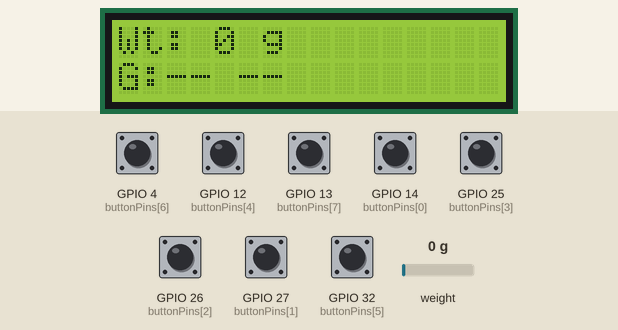
Simulated run of this sketch. Board: ESP32. Parts: 16×2 character LCD. The test bench sets the inputs (shaded band); at power-on: GPIO 4 (buttonPins[6]), GPIO 12 (buttonPins[4]), GPIO 13 (buttonPins[7]), GPIO 14 (buttonPins[0]), GPIO 25 (buttonPins[3]), GPIO 26 (buttonPins[2]), GPIO 27 (buttonPins[1]), GPIO 32 (buttonPins[5]) HIGH, weight on the scale 0 g. WiFi joins after 1.5 s; servers stay silent unless stated; what the sketch prints to the serial monitor is not drawn.

Above: at 6.9 s.
7.0 s: GPIO 12 (buttonPins[4]) pulled LOW for 0.15 s
At 7.7 s:
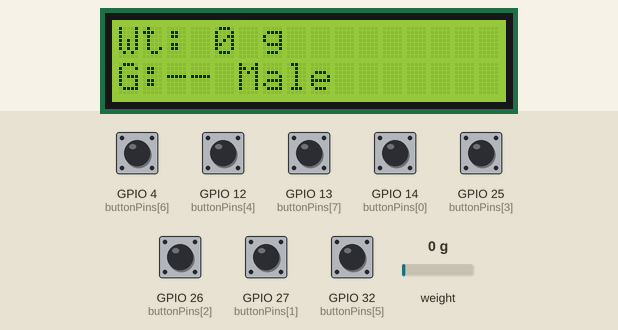
8.6 s: GPIO 13 (buttonPins[7]) pulled LOW for 0.15 s
At 8.9 s:
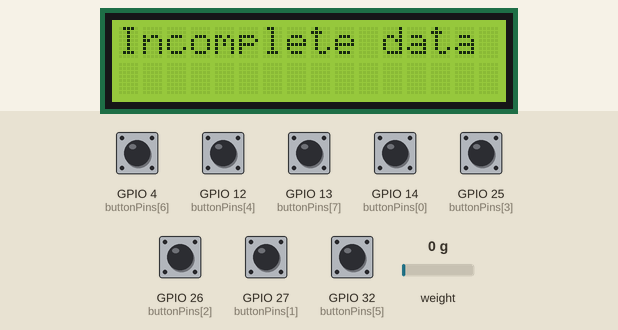
11.7 s: GPIO 14 (buttonPins[0]) pulled LOW for 0.15 s
At 13.1 s:
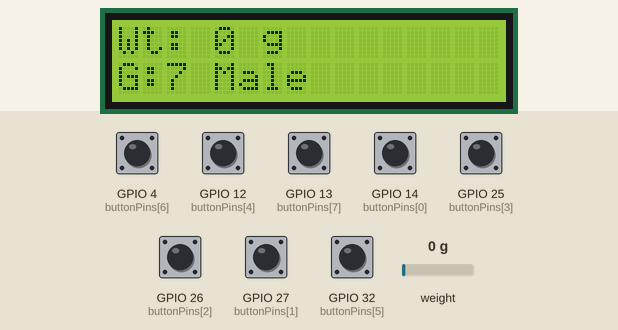
14.8 s: GPIO 4 (buttonPins[6]) pulled LOW for 0.15 s
At 15.9 s:
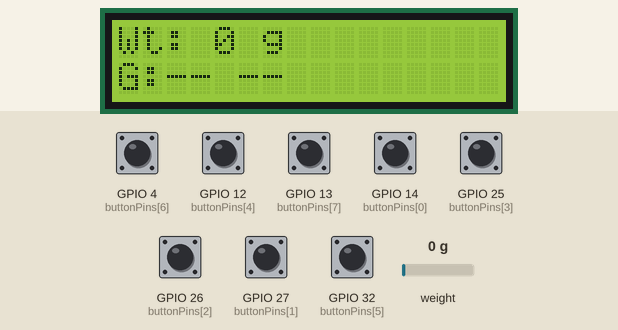
17.9 s: GPIO 32 (buttonPins[5]) pulled LOW for 0.15 s
At 18.9 s:
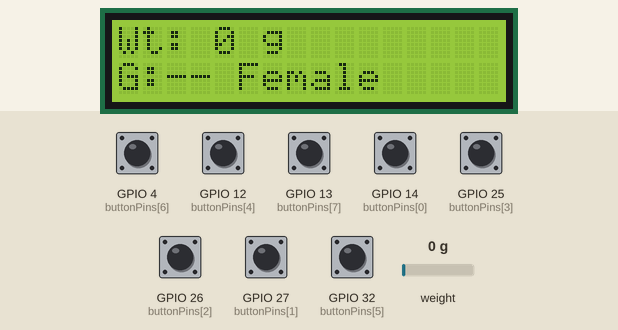
19.5 s: weight on the scale set to 100 g
At 20.5 s:
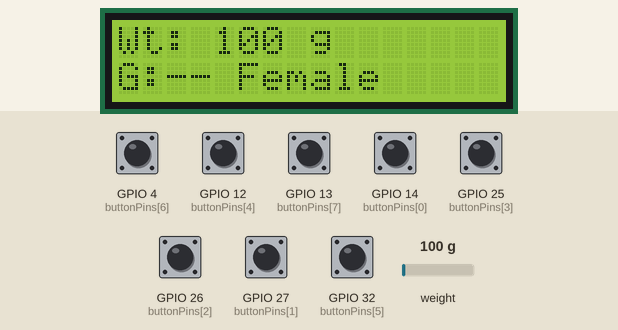
Timing chart, 0 to 22.5 s (numbered marks = the images above; inputs shaded):
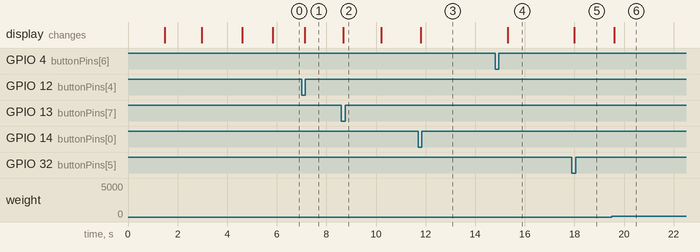

The sketch:

Hardware_Code.ino
```cpp
#include <HX711_ADC.h>
#include <Wire.h>
#include <LiquidCrystal_I2C.h>
#include <TinyGPS++.h>          // still included if you later add GPS
#include <WiFi.h>
#include <HTTPClient.h>
#include <ArduinoJson.h>        // for parsing server JSON

// WiFi credentials
const char* ssid = "Jb";
const char* password = "17429146";

// Server URL
const char* serverURL = "http://192.168.0.104/esp32/add_newborn.php";

// HX711 pins
#define HX711_DOUT 19
#define HX711_SCK  18

// Buttons: 1-4 gestation, 5 male, 6 female, 7 reset, 8 send
const int buttonPins[8] = {14, 27, 26, 25, 12, 32, 4, 13};

// Debounce
const unsigned long debounceDelay = 50;

// (Optional) GPS pins (not used now but kept for later)
#define GPS_RX 16
#define GPS_TX 17

// Hardware
HX711_ADC LoadCell(HX711_DOUT, HX711_SCK);
LiquidCrystal_I2C lcd(0x27, 16, 2);
TinyGPSPlus gps;
HardwareSerial SerialGPS(2);

// Debounce state
bool buttonState[8];
bool lastButtonState[8];
unsigned long lastDebounceTime[8];

// Data
float weight = 0.0;
int gestation = 0;
String gender = "";

// Gestation labels shown on LCD: 7,8,9,10
const char* gestationLabels[4] = {"7", "8", "9", "10"};

// Forward decl
void sendData();
String sendDataToServer(const String& jsonPayload);
void connectWiFi();
void handleButtonPress(int buttonNum);
String getDummyLocation() { return "Bashundhara, Dhaka, Bangladesh"; }

void setup() {
  Serial.begin(115200);
  SerialGPS.begin(9600, SERIAL_8N1, GPS_RX, GPS_TX);

  for (int i = 0; i < 8; i++) {
    pinMode(buttonPins[i], INPUT_PULLUP);
    buttonState[i] = HIGH;
    lastButtonState[i] = HIGH;
    lastDebounceTime[i] = 0;
  }

  LoadCell.begin();
  LoadCell.start(1000);
  LoadCell.setCalFactor(98.0);  // your calibration

  lcd.init();
  lcd.backlight();
  lcd.clear();
  lcd.setCursor(0,0); lcd.print("Starting...");
  delay(1500);
  lcd.clear();

  connectWiFi();
  lcd.setCursor(0,0); lcd.print("WiFi Connected");
  delay(1200);
  lcd.clear();
}

void loop() {
  // Update weight
  LoadCell.update();
  weight = LoadCell.getData();
  if (weight < 0) weight = 0;

  // Buttons (debounced)
  for (int i = 0; i < 8; i++) {
    int reading = digitalRead(buttonPins[i]);
    if (reading != lastButtonState[i]) {
      lastDebounceTime[i] = millis();
    }
    if ((millis() - lastDebounceTime[i]) > debounceDelay) {
      if (reading != buttonState[i]) {
        buttonState[i] = reading;
        if (buttonState[i] == LOW) {
          handleButtonPress(i + 1);
        }
      }
    }
    lastButtonState[i] = reading;
  }

  // LCD: weight on top
  lcd.setCursor(0, 0);
  lcd.print("Wt:            ");
  if (weight < 1000) {
    lcd.setCursor(4, 0);
    lcd.print(weight, 0); lcd.print(" g");
  } else {
    float kg = weight / 1000.0;
    lcd.setCursor(4, 0);
    lcd.print(kg, 2); lcd.print(" kg");
  }

  // LCD: gestation + gender on bottom
  lcd.setCursor(0, 1);
  lcd.print("G:");
  if (gestation >= 1 && gestation <= 4) lcd.print(gestationLabels[gestation - 1]);
  else lcd.print("--");
  lcd.print(" ");
  if (gender.length()) lcd.print(gender);
  else lcd.print("--");
  lcd.print("    ");
}

void handleButtonPress(int buttonNum) {
  switch (buttonNum) {
    case 1: case 2: case 3: case 4:
      gestation = buttonNum;
      Serial.print("Gestation set to: ");
      Serial.println(gestationLabels[gestation - 1]);
      break;
    case 5:
      gender = "Male";
      Serial.println("Gender set to Male");
      break;
    case 6:
      gender = "Female";
      Serial.println("Gender set to Female");
      break;
    case 7: // Reset
      gestation = 0;
      gender = "";
      LoadCell.tare();
      Serial.println("Reset: cleared selections & tared");
      break;
    case 8: // Send
      sendData();
      break;
  }
}

void connectWiFi() {
  if (WiFi.status() == WL_CONNECTED) return;
  Serial.print("Connecting to WiFi");
  WiFi.begin(ssid, password);
  while (WiFi.status() != WL_CONNECTED) {
    delay(400);
    Serial.print(".");
  }
  Serial.println(" connected");
}

String sendDataToServer(const String& jsonPayload) {
  if (WiFi.status() != WL_CONNECTED) connectWiFi();

  HTTPClient http;
  http.begin(serverURL);
  http.addHeader("Content-Type", "application/json");
  int code = http.POST(jsonPayload);

  String resp = "";
  if (code > 0) {
    resp = http.getString();
    Serial.print("Server response: ");
    Serial.println(resp);
  } else {
    Serial.print("HTTP error: ");
    Serial.println(code);
  }
  http.end();
  return resp;
}

void sendData() {
  if (weight <= 0 || gestation == 0 || gender == "") {
    Serial.println("Incomplete data! Cannot send.");
    lcd.clear();
    lcd.setCursor(0,0); lcd.print("Incomplete data");
    delay(1500);
    lcd.clear();
    return;
  }

  String location = getDummyLocation();

  // Build JSON payload
  String json = "{";
  json += "\"weight\":" + String(weight, 2) + ",";
  json += "\"gestation\":\"" + String(gestationLabels[gestation - 1]) + "\",";
  json += "\"gender\":\"" + gender + "\",";
  json += "\"location\":\"" + location + "\"";
  json += "}";

  Serial.print("Sending: "); Serial.println(json);

  String resp = sendDataToServer(json);

  // Parse JSON: {"status":"success","reg_number":"12345678901234567"}
  StaticJsonDocument<256> doc;
  DeserializationError err = deserializeJson(doc, resp);

  lcd.clear();
  if (!err && doc["status"] == "success" && doc["reg_number"].is<const char*>()) {
    String reg = doc["reg_number"].as<String>();
    Serial.print("REG: "); Serial.println(reg);

    lcd.setCursor(0,0); lcd.print("REG Number");
    lcd.setCursor(0,1); lcd.print(reg);
    delay(30000);
  } else {
    lcd.setCursor(0,0); lcd.print("Send failed");
    delay(2000);
  }
  lcd.clear();
}
```

Measured:
- after the input at 7.0 s, the display: changes after 0.12 s (image 1)
- after the input at 8.6 s, the display: changes after 0.09 s (image 2)
- after the input at 11.7 s, the display: changes after 0.10 s (image 3)
- after the input at 14.8 s, the display: changes after 0.51 s (image 4)
- after the input at 17.9 s, the display: changes after 0.10 s (image 5)
- after the input at 19.5 s, the display: changes after 0.11 s (image 6)
